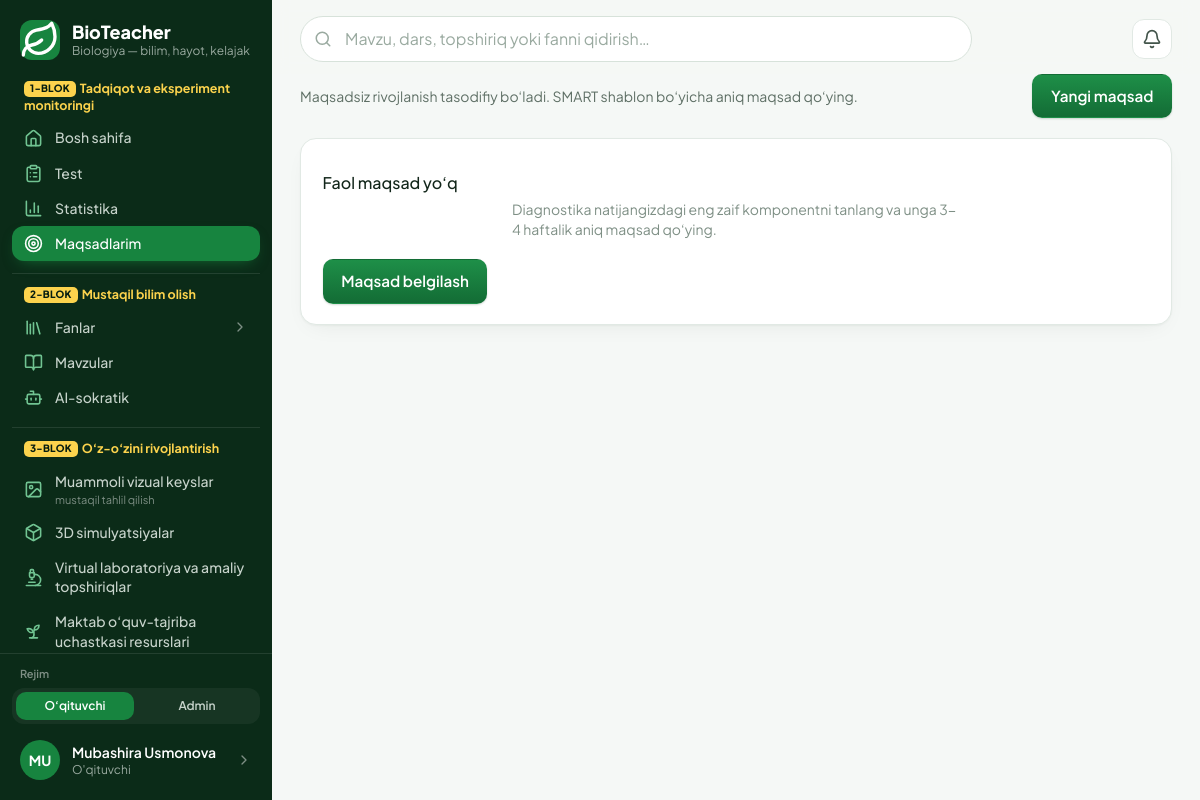
The page /maqsadlar/ (signed in) on the database its author committed.
### accounts/models.py (models this page shows, shortened)
class MenuItem(models.Model):
    key = models.CharField("band kaliti", max_length=60, unique=True)
    group = models.ForeignKey(
        "MenuGroup", on_delete=models.CASCADE, null=True, related_name="items", verbose_name="blok",
    )
    parent = models.ForeignKey(
        "self", on_delete=models.CASCADE, null=True, blank=True, related_name="children",
        verbose_name="ota band",
    )
    order = models.PositiveSmallIntegerField("tartib", default=0)
    label = models.CharField("nom", max_length=60, blank=True, help_text="Bo'sh — sahifaning standart nomi.")
    page = models.CharField("sahifa", max_length=60, blank=True)
    url = models.CharField("havola", max_length=300, blank=True)
    icon = models.CharField("ikonka", max_length=20, blank=True, help_text="Bo'sh — sahifa ikonkasi.")
    hint = models.CharField("izoh", max_length=60, blank=True)
    class Meta:
        verbose_name = "menyu bandi"
        verbose_name_plural = "menyu bandlari"
        ordering = ["order", "id"]

class User(AbstractUser):
    email = models.EmailField("email", unique=True)
    email_verified = models.BooleanField("email tasdiqlangan", default=False)
    last_login_ip = models.GenericIPAddressField("oxirgi IP", null=True, blank=True)
    USERNAME_FIELD = "email"
    REQUIRED_FIELDS = []
    objects = UserManager()
    class Meta:
        verbose_name = "foydalanuvchi"
        verbose_name_plural = "foydalanuvchilar"

class Profile(SoftDeleteModel):
    user = models.OneToOneField(User, on_delete=models.CASCADE, related_name="profile")
    role = models.CharField("faol rol", max_length=20, choices=Role.choices, default=Role.TEACHER)
    roles = models.CharField("berilgan rollar", max_length=100, blank=True, default="")
    otm = models.CharField("OTM", max_length=200, blank=True)
    faculty = models.CharField("fakultet", max_length=200, blank=True)
    course = models.PositiveSmallIntegerField("kurs", null=True, blank=True)
    study_arm = models.CharField(
        "tadqiqot bo'linmasi", max_length=1, choices=StudyArm.choices, default=StudyArm.NONE,
    )
    phone = models.CharField("telefon", max_length=32, blank=True)
    avatar = models.ImageField("avatar", upload_to="avatars/%Y/%m/", blank=True)
    bio = models.TextField("qisqacha", blank=True)
    research_consent = models.BooleanField("tadqiqotda ishtirok roziligi", default=False)
    research_consent_at = models.DateTimeField(null=True, blank=True)
    respondent_id = models.UUIDField("respondent ID", default=uuid.uuid4, unique=True, editable=False)
    onboarding_done = models.BooleanField("onboarding tugallangan", default=False)
    class Meta:
        verbose_name = "profil"
        verbose_name_plural = "profillar"
    @property
    def role_list(self):
        granted = {r.strip() for r in self.roles.split(",") if r.strip()}
        granted.add(self.role)
        if self.user.is_superuser:
            granted.add(Role.ADMIN)
        return [r for r in Role.values if r in granted]
    @property
    def role_choices(self):
        return [(r, Role(r).label) for r in self.role_list]
    @property
    def has_multiple_roles(self):
        return len(self.role_list) > 1
    @property
    def is_admin(self):
        return self.role == Role.ADMIN

### goals/views.py (the view)
# urls.py: path("", views.goal_list, name="list"),
@login_required
def goal_list(request):
    goals = Goal.objects.filter(user=request.user).prefetch_related("tasks")
    return render(
        request,
        "goals/list.html",
        {
            "active": [g for g in goals if g.is_active],
            "closed": [g for g in goals if not g.is_active],
        },
    )

### accounts/menu.py (called while the page is built)
def active_sections():
    from content.models import Section
    sections = list(Section.objects.filter(is_active=True).order_by("order", "title"))
    for section in sections:
        section.icon_name = SECTION_ICONS.get(section.slug, "leaf")
    return sections

def _resolve(item, sections):
    if item.page.startswith(SECTION_PREFIX):
        section = sections.get(item.page[len(SECTION_PREFIX):])
        if section is None:
            return None
        return {"href": reverse("content:section", args=[section.slug]), "label": section.title,
                "icon": section.icon_name, "page": {}, "slug": section.slug}
    if item.page:
        page = PAGES.get(item.page)
        if page is None:
            return None
        href = reverse(page["url"], args=[page["arg"]] if page.get("arg") else None) if page.get("url") else ""
        return {"href": href, "label": page["label"], "icon": page["icon"], "page": page, "slug": None}
    if item.url:
        return {"href": item.url, "label": item.url, "icon": "link", "page": {}, "slug": None}
    return None

def group_title(group):
    if group.title is not None:
        return group.title
    return DEFAULT_GROUPS.get(group.key, {}).get("title", "")

def _load(audience=None):
    from .models import MenuGroup, MenuItem
    if not MenuGroup.objects.exists():
        seed_defaults(MenuGroup, MenuItem)
    groups = MenuGroup.objects.order_by(F("order").asc(nulls_last=True), "id")
    if audience:
        groups = groups.filter(audience=audience)
    groups = list(groups)
    top, children = defaultdict(list), defaultdict(list)
    for item in MenuItem.objects.filter(group__in=groups).order_by("order", "id"):
        (children[item.parent_id] if item.parent_id else top[item.group_id]).append(item)
    return [(group, [(item, children[item.id]) for item in top[group.id]]) for group in groups]

def _current_section(request):
    match = getattr(request, "resolver_match", None)
    if match is None or match.namespace != "content":
        return None
    return match.kwargs.get("slug") if match.url_name == "section" else match.kwargs.get("section_slug")

### core/enums.py (called while the page is built)
def level_for(percent):
    value = max(0.0, min(100.0, float(percent or 0)))
    for threshold, code, name, wash, step in LEVEL_SCALE:
        if value >= threshold:
            return code, name, wash, step, LEVEL_HINTS[code]
    return "INITIAL", "Boshlang'ich", "scale-1", 1, LEVEL_HINTS["INITIAL"]

### templates/goals/list.html (shortened to what this page needs)
{% extends "base.html" %}
{% block content %}
<div class="">
  <div class="flex items-center justify-between gap-3">
    <p class="text-sm text-slateg-600">Maqsadsiz rivojlanish tasodifiy bo‘ladi. SMART shablon bo‘yicha aniq maqsad qo‘ying.</p>
    <a href="{% url 'goals:create' %}" class="shrink-0 btn btn-primary">Yangi maqsad</a>
  </div>
  {% if active %}
    <section>
      <h2 class="font-semibold text-lg text-slateg-900 mb-3">Faol maqsadlar</h2>
      <div class="space-y-3">
        {% for goal in active %}
          <a href="{% url 'goals:detail' goal.pk %}" class="block card card-p">
            <div class="flex items-start justify-between gap-3">
              <div class="min-w-0">
                <h3 class="font-medium text-slateg-900">{{ goal.title }}</h3>
                <p class="mt-1 text-xs text-slateg-500">
                  {{ goal.get_component_display }} · {{ goal.start_date|date:"d.m" }} — {{ goal.deadline|date:"d.m.Y" }}
                  {% if goal.is_overdue %}<span class="text-rosex-600 font-medium">· muddat o‘tgan</span>
                  {% else %}· {{ goal.days_left }} kun qoldi{% endif %}
                </p>
              </div>
              {% if goal.mentor_approved %}
                <span class="shrink-0 rounded-full bg-brand-50 border border-brand-200 px-2.5 py-1 text-[11px] text-brand-700">Mentor tasdiqladi</span>
              {% endif %}
            </div>
            <div class="mt-3 h-2 rounded-full bg-slateg-100 overflow-hidden">
              <div class="h-full rounded-full bg-brand-700" style="width: {{ goal.progress_percent }}%"></div>
            </div>
            <p class="mt-1.5 text-xs text-slateg-500">{{ goal.progress_percent }}% · {{ goal.tasks.count }} ta vazifa</p>
          </a>
        {% endfor %}
      </div>
    </section>
  {% else %}
    <div class="section">
      <p class="mt-3 font-medium text-slateg-900">Faol maqsad yo‘q</p>
      <p class="mt-1 text-sm text-slateg-500 max-w-md mx-auto">
        Diagnostika natijangizdagi eng zaif komponentni tanlang va unga 3-4 haftalik aniq maqsad qo‘ying.
      </p>
      <a href="{% url 'goals:create' %}" class="mt-5 inline-flex btn btn-primary">Maqsad belgilash</a>
    </div>
  {% endif %}
</div>
{% endblock %}

### templates/partials/rail.html (shortened to what this page needs)
{% load static %}
<div class="flex flex-col h-full w-full">
  <a href="{% url 'home:dashboard' %}" class="flex items-center gap-3 px-5 pt-5 pb-5">
    <span class="grid place-items-center w-10 h-10 rounded-xl bg-brand-600 text-white shrink-0">
    </span>
    <span class="min-w-0">
      <span class="block text-white text-lg font-extrabold leading-tight">BioTeacher</span>
      <span class="block text-xs text-slateg-400 truncate">Biologiya — bilim, hayot, kelajak</span>
    </span>
  </a>
  <nav class="flex-1 overflow-y-auto px-3 pb-3" aria-label="Asosiy menyu">
    {% if profile.is_admin %}{% with groups=rail_menu.admin %}{% include "partials/rail_groups.html" %}{% endwith %}
    {% else %}{% with groups=rail_menu.teacher %}{% include "partials/rail_groups.html" %}{% endwith %}
    {% endif %}
  </nav>
  <div class="border-t border-white/10 p-3">
    {% if profile.has_multiple_roles %}
      <form method="post" action="{% url 'accounts:switch_role' %}" class="mb-2">{% csrf_token %}
        <p class="px-2 mb-1.5 text-[11px] font-semibold text-slateg-500">Rejim</p>
        <div class="grid grid-cols-{{ profile.role_choices|length }} gap-1 rounded-xl bg-white/5 p-1" role="group" aria-label="Rolni almashtirish">
          {% for code, label in profile.role_choices %}
            <button name="role" value="{{ code }}"
                    {% if code == profile.role %}aria-pressed="true" disabled{% endif %}
                    class="rounded-lg px-2 py-1.5 text-xs font-semibold truncate
                      {% if code == profile.role %}bg-brand-600 text-white{% else %}text-slateg-300 hover:bg-white/10 hover:text-white{% endif %}">
              {% if code == 'ADMIN' %}Admin{% else %}O‘qituvchi{% endif %}
            </button>
          {% endfor %}
        </div>
      </form>
    {% endif %}
    <a href="{% url 'home:cabinet' %}"
       class="flex items-center gap-3 rounded-xl px-2 py-2 hover:bg-white/5 group">
      {% if profile.avatar %}
        <img src="{{ profile.avatar.url }}" alt="" class="w-10 h-10 rounded-full object-cover shrink-0">
      {% else %}
        <span aria-hidden="true" class="grid place-items-center w-10 h-10 rounded-full bg-brand-600 text-white text-sm font-bold shrink-0">
          {{ user.first_name|slice:":1"|upper|default:"B" }}{{ user.last_name|slice:":1"|upper }}
        </span>
      {% endif %}
      <span class="min-w-0 flex-1">
        <span class="block text-sm font-semibold text-white truncate">{{ user.get_full_name|default:user.email }}</span>
        <span class="block text-xs text-slateg-400">{{ profile.get_role_display }}</span>
      </span>
      <span class="text-slateg-500 group-hover:text-white shrink-0 w-4 h-4">
      </span>
    </a>
  </div>
</div>

### templates/partials/rail_item.html (shortened to what this page needs)
<a href="{{ href }}"
   {% if active %}aria-current="page"{% endif %}{% if external %} target="_blank" rel="noopener"{% endif %}
   class="flex items-center gap-3 rounded-xl px-3 py-2 text-sm font-medium
     {% if active %}bg-brand-600 text-white shadow-[0_6px_16px_-8px_rgba(23,132,63,.9)]{% else %}text-slateg-300 hover:bg-white/5 hover:text-white{% endif %}">
  <span class="shrink-0 w-[19px] h-[19px] grid place-items-center {% if not active %}text-brand-300{% endif %}">
  </span>
  <span class="flex-1 min-w-0">
    <span class="rail-label block leading-snug">{{ label }}</span>
    {% if hint %}
      <span class="block mt-0.5 text-[11px] font-normal leading-tight {% if active %}text-white/75{% else %}text-slateg-500{% endif %}">{{ hint }}</span>
    {% endif %}
  </span>
</a>

### templates/base.html (style rules this page uses)
:root { --brand: #17843F; --brand-dark: #116A33; --page: #F5F8F6; --line: #E1E9E4; }
html { -webkit-text-size-adjust: 100%; }
body { -webkit-font-smoothing: antialiased; }
.btn { display: inline-flex; align-items: center; justify-content: center; gap: .5rem; border-radius: 10px; padding: .62rem 1.1rem; font-weight: 600; font-size: .95rem; border: 1px solid transparent; cursor: pointer; transition: background .15s, border-color .15s; }
.btn-primary { background: linear-gradient(180deg,#1E8F48,#136C35); color:#fff; box-shadow: 0 1px 2px rgba(11,43,24,.18); }
.section { background:#fff; border:1px solid var(--line); border-radius:16px; padding:1.25rem 1.35rem; margin-top:1.25rem; box-shadow: 0 1px 2px rgba(11,43,24,.04), 0 8px 24px -12px rgba(11,43,24,.10); }

### rows shown on the page
MenuItem: group "mustaqil tahlil qilish"
User: first_name "M", last_name "U", get_full_name "Mubashira Usmonova"
Profile: role "O'qituvchi"

### other values the page prints
{{ group.badge }} "1-BLOK" "2-BLOK" "3-BLOK"
{{ group.text }} "Tadqiqot va eksperiment monitoringi" "Mustaqil bilim olish" "O‘z-o‘zini rivojlantirish"
{{ label }} "Bosh sahifa" "Test" "Statistika" "Maqsadlarim" "Mavzular" "AI-sokratik" "Muammoli vizual keyslar" "3D simulyatsiyalar" "Virtual laboratoriya va amaliy topshiriqlar" "Maktab o‘quv-tajriba uchastkasi resurslari"
{{ item.label }} "Fanlar"
